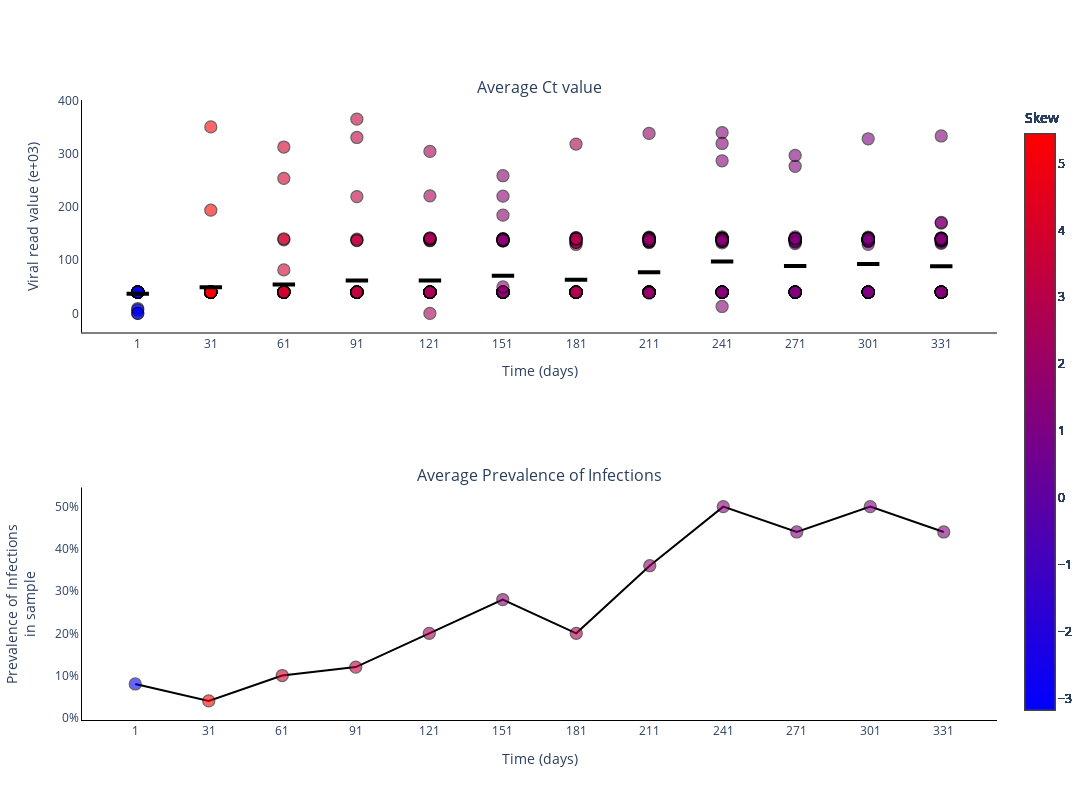

Notebook code for this chart:
### Markdown cell above
### Plot Ct values for different experiments

### Code cell
fig = go.Figure()
fig = make_subplots(rows=2, cols=1, subplot_titles=('Average Ct value', 'Average Prevalence of Infections'))

skews = skew(vr_values[0, :, :], axis=1)
print(skews)

for _ in range(sample_size):
    fig.add_trace(
        go.Scatter(
            y=vr_values[0, :, _].tolist(),
            x=sample_points,
            mode='markers',
            name='Average Ct value',
            marker_line=dict(width=1.25, color='black'),
            marker_color=skews,
            marker_colorscale='BlueRed',
            marker_colorbar_title=dict(
                text='Skew',
                side='top'),
            marker_size=12,
            marker_opacity=0.6,
            marker_showscale=True,
            showlegend=False,
        ),
        row=1,
        col=1
    )

fig.add_trace(
    go.Scatter(
        y=np.mean(vr_values[0, :, :], axis=1).tolist(),
        x=sample_points,
        mode='markers',
        name='Median Ct value',
        marker_color='black',
        marker_line=dict(width=4, color='black'),
        marker_symbol='line-ew',
        marker_size=16,
        showlegend=False,
    ),
    row=1,
    col=1
)

fig.add_trace(
    go.Scatter(
        y=(infec[0, :]/sample_size).tolist(),
        x=sample_points,
        mode='lines+markers',
        connectgaps=True,
        name='Average Prevalence of Infections',
        marker_line=dict(width=1.25, color='black'),
        marker_color=skews,
        marker_colorscale='BlueRed',
        marker_colorbar_title=dict(
            text='Skew',
            side='top'),
        marker_opacity=0.6,
        marker_size=12,
        marker_showscale=True,
        line_color='black',
        showlegend=False,
    ),
    row=2,
    col=1
)

# Add axis labels
fig.update_layout(
    width=1100, 
    height=800,
    plot_bgcolor='white',
    xaxis=dict(
        linecolor='black',
        tickvals=sample_points.tolist(),
        title = 'Time (days)'
        ),
    yaxis=dict(
        linecolor='black',
        title = 'Viral read value (e+03)'),
    xaxis2=dict(
        linecolor='black',
        tickvals=sample_points.tolist(),
        title = 'Time (days)'
        ),
    yaxis2=dict(
        linecolor='black',
        tickformat = '.0%',
        title = 'Prevalence of Infections<br>in sample')
    #legend=dict(
    #    orientation="h",
    #    yanchor="bottom",
    #    y=1.02,
    #    xanchor="right",
    #    x=1
    #)
    )

fig.write_image('images/Viral_read_values.pdf')
fig.show()

### Figure 1 — Plotly figure (JSON) as saved in the notebook; plotly's stock layout.template omitted (floating-point values rounded to 4 significant figures)
{"data": [{"marker": {"color": [-3.167, 5.44, 3.911, 3.397, 2.559, 1.631, 2.788, 1.907, 1.421, 1.196, 1.115, 1.312], "colorbar": {"title": {"side": "top", "text": "Skew"}}, "colorscale": [[0, "rgb(0,0,255)"], [1, "rgb(255,0,0)"]], "line": {"color": "black", "width": 1.25}, "opacity": 0.6, "showscale": true, "size": 12}, "mode": "markers", "name": "Average Ct value", "showlegend": false, "type": "scatter", "x": [1, 31, 61, 91, 121, 151, 181, 211, 241, 271, 301, 331], "xaxis": "x", "y": [40, 40, 40, 40, 40, 40, 40, 40, 40, 40, 40, 40], "yaxis": "y"}, {"marker": {"color": [-3.167, 5.44, 3.911, 3.397, 2.559, 1.631, 2.788, 1.907, 1.421, 1.196, 1.115, 1.312], "colorbar": {"title": {"side": "top", "text": "Skew"}}, "colorscale": [[0, "rgb(0,0,255)"], [1, "rgb(255,0,0)"]], "line": {"color": "black", "width": 1.25}, "opacity": 0.6, "showscale": true, "size": 12}, "mode": "markers", "name": "Average Ct value", "showlegend": false, "type": "scatter", "x": [1, 31, 61, 91, 121, 151, 181, 211, 241, 271, 301, 331], "xaxis": "x", "y": [40, 40, 40, 40, 40, 40, 40, 40, 40, 40, 40, 40], "yaxis": "y"}, {"marker": {"color": [-3.167, 5.44, 3.911, 3.397, 2.559, 1.631, 2.788, 1.907, 1.421, 1.196, 1.115, 1.312], "colorbar": {"title": {"side": "top", "text": "Skew"}}, "colorscale": [[0, "rgb(0,0,255)"], [1, "rgb(255,0,0)"]], "line": {"color": "black", "width": 1.25}, "opacity": 0.6, "showscale": true, "size": 12}, "mode": "markers", "name": "Average Ct value", "showlegend": false, "type": "scatter", "x": [1, 31, 61, 91, 121, 151, 181, 211, 241, 271, 301, 331], "xaxis": "x", "y": [40, 40, 40, 40, 40, 40, 40, 40, 40, 40, 40, 40], "yaxis": "y"}, {"marker": {"color": [-3.167, 5.44, 3.911, 3.397, 2.559, 1.631, 2.788, 1.907, 1.421, 1.196, 1.115, 1.312], "colorbar": {"title": {"side": "top", "text": "Skew"}}, "colorscale": [[0, "rgb(0,0,255)"], [1, "rgb(255,0,0)"]], "line": {"color": "black", "width": 1.25}, "opacity": 0.6, "showscale": true, "size": 12}, "mode": "markers", "name": "Average Ct value", "showlegend": false, "type": "scatter", "x": [1, 31, 61, 91, 121, 151, 181, 211, 241, 271, 301, 331], "xaxis": "x", "y": [40, 40, 40, 40, 40, 40, 40, 40, 40, 40, 40, 40], "yaxis": "y"}, {"marker": {"color": [-3.167, 5.44, 3.911, 3.397, 2.559, 1.631, 2.788, 1.907, 1.421, 1.196, 1.115, 1.312], "colorbar": {"title": {"side": "top", "text": "Skew"}}, "colorscale": [[0, "rgb(0,0,255)"], [1, "rgb(255,0,0)"]], "line": {"color": "black", "width": 1.25}, "opacity": 0.6, "showscale": true, "size": 12}, "mode": "markers", "name": "Average Ct value", "showlegend": false, "type": "scatter", "x": [1, 31, 61, 91, 121, 151, 181, 211, 241, 271, 301, 331], "xaxis": "x", "y": [40, 40, 40, 40, 40, 40, 40, 40, 40, 40, 40, 40], "yaxis": "y"}, {"marker": {"color": [-3.167, 5.44, 3.911, 3.397, 2.559, 1.631, 2.788, 1.907, 1.421, 1.196, 1.115, 1.312], "colorbar": {"title": {"side": "top", "text": "Skew"}}, "colorscale": [[0, "rgb(0,0,255)"], [1, "rgb(255,0,0)"]], "line": {"color": "black", "width": 1.25}, "opacity": 0.6, "showscale": true, "size": 12}, "mode": "markers", "name": "Average Ct value", "showlegend": false, "type": "scatter", "x": [1, 31, 61, 91, 121, 151, 181, 211, 241, 271, 301, 331], "xaxis": "x", "y": [40, 40, 40, 40, 40, 40, 40, 40, 40, 40, 40, 40], "yaxis": "y"}, {"marker": {"color": [-3.167, 5.44, 3.911, 3.397, 2.559, 1.631, 2.788, 1.907, 1.421, 1.196, 1.115, 1.312], "colorbar": {"title": {"side": "top", "text": "Skew"}}, "colorscale": [[0, "rgb(0,0,255)"], [1, "rgb(255,0,0)"]], "line": {"color": "black", "width": 1.25}, "opacity": 0.6, "showscale": true, "size": 12}, "mode": "markers", "name": "Average Ct value", "showlegend": false, "type": "scatter", "x": [1, 31, 61, 91, 121, 151, 181, 211, 241, 271, 301, 331], "xaxis": "x", "y": [40, 40, 40, 40, 40, 40, 40, 40, 40, 40, 40, 40], "yaxis": "y"}, {"marker": {"color": [-3.167, 5.44, 3.911, 3.397, 2.559, 1.631, 2.788, 1.907, 1.421, 1.196, 1.115, 1.312], "colorbar": {"title": {"side": "top", "text": "Skew"}}, "colorscale": [[0, "rgb(0,0,255)"], [1, "rgb(255,0,0)"]], "line": {"color": "black", "width": 1.25}, "opacity": 0.6, "showscale": true, "size": 12}, "mode": "markers", "name": "Average Ct value", "showlegend": false, "type": "scatter", "x": [1, 31, 61, 91, 121, 151, 181, 211, 241, 271, 301, 331], "xaxis": "x", "y": [40, 40, 40, 40, 40, 40, 40, 40, 40, 40, 40, 40], "yaxis": "y"}, {"marker": {"color": [-3.167, 5.44, 3.911, 3.397, 2.559, 1.631, 2.788, 1.907, 1.421, 1.196, 1.115, 1.312], "colorbar": {"title": {"side": "top", "text": "Skew"}}, "colorscale": [[0, "rgb(0,0,255)"], [1, "rgb(255,0,0)"]], "line": {"color": "black", "width": 1.25}, "opacity": 0.6, "showscale": true, "size": 12}, "mode": "markers", "name": "Average Ct value", "showlegend": false, "type": "scatter", "x": [1, 31, 61, 91, 121, 151, 181, 211, 241, 271, 301, 331], "xaxis": "x", "y": [40, 40, 40, 40, 40, 40, 40, 40, 40, 40, 40, 40], "yaxis": "y"}, {"marker": {"color": [-3.167, 5.44, 3.911, 3.397, 2.559, 1.631, 2.788, 1.907, 1.421, 1.196, 1.115, 1.312], "colorbar": {"title": {"side": "top", "text": "Skew"}}, "colorscale": [[0, "rgb(0,0,255)"], [1, "rgb(255,0,0)"]], "line": {"color": "black", "width": 1.25}, "opacity": 0.6, "showscale": true, "size": 12}, "mode": "markers", "name": "Average Ct value", "showlegend": false, "type": "scatter", "x": [1, 31, 61, 91, 121, 151, 181, 211, 241, 271, 301, 331], "xaxis": "x", "y": [40, 40, 40, 40, 40, 40, 40, 40, 40, 40, 40, 40], "yaxis": "y"}, {"marker": {"color": [-3.167, 5.44, 3.911, 3.397, 2.559, 1.631, 2.788, 1.907, 1.421, 1.196, 1.115, 1.312], "colorbar": {"title": {"side": "top", "text": "Skew"}}, "colorscale": [[0, "rgb(0,0,255)"], [1, "rgb(255,0,0)"]], "line": {"color": "black", "width": 1.25}, "opacity": 0.6, "showscale": true, "size": 12}, "mode": "markers", "name": "Average Ct value", "showlegend": false, "type": "scatter", "x": [1, 31, 61, 91, 121, 151, 181, 211, 241, 271, 301, 331], "xaxis": "x", "y": [40, 40, 40, 40, 40, 40, 40, 40, 40, 40, 40, 40], "yaxis": "y"}, {"marker": {"color": [-3.167, 5.44, 3.911, 3.397, 2.559, 1.631, 2.788, 1.907, 1.421, 1.196, 1.115, 1.312], "colorbar": {"title": {"side": "top", "text": "Skew"}}, "colorscale": [[0, "rgb(0,0,255)"], [1, "rgb(255,0,0)"]], "line": {"color": "black", "width": 1.25}, "opacity": 0.6, "showscale": true, "size": 12}, "mode": "markers", "name": "Average Ct value", "showlegend": false, "type": "scatter", "x": [1, 31, 61, 91, 121, 151, 181, 211, 241, 271, 301, 331], "xaxis": "x", "y": [40, 40, 40, 40, 40, 40, 40, 40, 40, 40, 40, 40], "yaxis": "y"}, {"marker": {"color": [-3.167, 5.44, 3.911, 3.397, 2.559, 1.631, 2.788, 1.907, 1.421, 1.196, 1.115, 1.312], "colorbar": {"title": {"side": "top", "text": "Skew"}}, "colorscale": [[0, "rgb(0,0,255)"], [1, "rgb(255,0,0)"]], "line": {"color": "black", "width": 1.25}, "opacity": 0.6, "showscale": true, "size": 12}, "mode": "markers", "name": "Average Ct value", "showlegend": false, "type": "scatter", "x": [1, 31, 61, 91, 121, 151, 181, 211, 241, 271, 301, 331], "xaxis": "x", "y": [40, 40, 40, 40, 40, 40, 40, 40, 40, 40, 40, 40], "yaxis": "y"}, {"marker": {"color": [-3.167, 5.44, 3.911, 3.397, 2.559, 1.631, 2.788, 1.907, 1.421, 1.196, 1.115, 1.312], "colorbar": {"title": {"side": "top", "text": "Skew"}}, "colorscale": [[0, "rgb(0,0,255)"], [1, "rgb(255,0,0)"]], "line": {"color": "black", "width": 1.25}, "opacity": 0.6, "showscale": true, "size": 12}, "mode": "markers", "name": "Average Ct value", "showlegend": false, "type": "scatter", "x": [1, 31, 61, 91, 121, 151, 181, 211, 241, 271, 301, 331], "xaxis": "x", "y": [40, 40, 40, 40, 40, 40, 40, 40, 40, 40, 40, 40], "yaxis": "y"}, {"marker": {"color": [-3.167, 5.44, 3.911, 3.397, 2.559, 1.631, 2.788, 1.907, 1.421, 1.196, 1.115, 1.312], "colorbar": {"title": {"side": "top", "text": "Skew"}}, "colorscale": [[0, "rgb(0,0,255)"], [1, "rgb(255,0,0)"]], "line": {"color": "black", "width": 1.25}, "opacity": 0.6, "showscale": true, "size": 12}, "mode": "markers", "name": "Average Ct value", "showlegend": false, "type": "scatter", "x": [1, 31, 61, 91, 121, 151, 181, 211, 241, 271, 301, 331], "xaxis": "x", "y": [40, 40, 40, 40, 40, 40, 40, 40, 40, 40, 40, 40], "yaxis": "y"}, {"marker": {"color": [-3.167, 5.44, 3.911, 3.397, 2.559, 1.631, 2.788, 1.907, 1.421, 1.196, 1.115, 1.312], "colorbar": {"title": {"side": "top", "text": "Skew"}}, "colorscale": [[0, "rgb(0,0,255)"], [1, "rgb(255,0,0)"]], "line": {"color": "black", "width": 1.25}, "opacity": 0.6, "showscale": true, "size": 12}, "mode": "markers", "name": "Average Ct value", "showlegend": false, "type": "scatter", "x": [1, 31, 61, 91, 121, 151, 181, 211, 241, 271, 301, 331], "xaxis": "x", "y": [40, 40, 40, 40, 40, 40, 40, 40, 40, 40, 40, 40], "yaxis": "y"}, {"marker": {"color": [-3.167, 5.44, 3.911, 3.397, 2.559, 1.631, 2.788, 1.907, 1.421, 1.196, 1.115, 1.312], "colorbar": {"title": {"side": "top", "text": "Skew"}}, "colorscale": [[0, "rgb(0,0,255)"], [1, "rgb(255,0,0)"]], "line": {"color": "black", "width": 1.25}, "opacity": 0.6, "showscale": true, "size": 12}, "mode": "markers", "name": "Average Ct value", "showlegend": false, "type": "scatter", "x": [1, 31, 61, 91, 121, 151, 181, 211, 241, 271, 301, 331], "xaxis": "x", "y": [40, 40, 40, 40, 40, 40, 40, 40, 40, 40, 40, 40], "yaxis": "y"}, {"marker": {"color": [-3.167, 5.44, 3.911, 3.397, 2.559, 1.631, 2.788, 1.907, 1.421, 1.196, 1.115, 1.312], "colorbar": {"title": {"side": "top", "text": "Skew"}}, "colorscale": [[0, "rgb(0,0,255)"], [1, "rgb(255,0,0)"]], "line": {"color": "black", "width": 1.25}, "opacity": 0.6, "showscale": true, "size": 12}, "mode": "markers", "name": "Average Ct value", "showlegend": false, "type": "scatter", "x": [1, 31, 61, 91, 121, 151, 181, 211, 241, 271, 301, 331], "xaxis": "x", "y": [40, 40, 40, 40, 40, 40, 40, 40, 40, 40, 40, 40], "yaxis": "y"}, {"marker": {"color": [-3.167, 5.44, 3.911, 3.397, 2.559, 1.631, 2.788, 1.907, 1.421, 1.196, 1.115, 1.312], "colorbar": {"title": {"side": "top", "text": "Skew"}}, "colorscale": [[0, "rgb(0,0,255)"], [1, "rgb(255,0,0)"]], "line": {"color": "black", "width": 1.25}, "opacity": 0.6, "showscale": true, "size": 12}, "mode": "markers", "name": "Average Ct value", "showlegend": false, "type": "scatter", "x": [1, 31, 61, 91, 121, 151, 181, 211, 241, 271, 301, 331], "xaxis": "x", "y": [40, 40, 40, 40, 40, 40, 40, 40, 40, 40, 40, 40], "yaxis": "y"}, {"marker": {"color": [-3.167, 5.44, 3.911, 3.397, 2.559, 1.631, 2.788, 1.907, 1.421, 1.196, 1.115, 1.312], "colorbar": {"title": {"side": "top", "text": "Skew"}}, "colorscale": [[0, "rgb(0,0,255)"], [1, "rgb(255,0,0)"]], "line": {"color": "black", "width": 1.25}, "opacity": 0.6, "showscale": true, "size": 12}, "mode": "markers", "name": "Average Ct value", "showlegend": false, "type": "scatter", "x": [1, 31, 61, 91, 121, 151, 181, 211, 241, 271, 301, 331], "xaxis": "x", "y": [40, 40, 40, 40, 40, 40, 40, 40, 40, 40, 40, 40], "yaxis": "y"}, {"marker": {"color": [-3.167, 5.44, 3.911, 3.397, 2.559, 1.631, 2.788, 1.907, 1.421, 1.196, 1.115, 1.312], "colorbar": {"title": {"side": "top", "text": "Skew"}}, "colorscale": [[0, "rgb(0,0,255)"], [1, "rgb(255,0,0)"]], "line": {"color": "black", "width": 1.25}, "opacity": 0.6, "showscale": true, "size": 12}, "mode": "markers", "name": "Average Ct value", "showlegend": false, "type": "scatter", "x": [1, 31, 61, 91, 121, 151, 181, 211, 241, 271, 301, 331], "xaxis": "x", "y": [40, 40, 40, 40, 40, 40, 40, 40, 40, 40, 40, 40], "yaxis": "y"}, {"marker": {"color": [-3.167, 5.44, 3.911, 3.397, 2.559, 1.631, 2.788, 1.907, 1.421, 1.196, 1.115, 1.312], "colorbar": {"title": {"side": "top", "text": "Skew"}}, "colorscale": [[0, "rgb(0,0,255)"], [1, "rgb(255,0,0)"]], "line": {"color": "black", "width": 1.25}, "opacity": 0.6, "showscale": true, "size": 12}, "mode": "markers", "name": "Average Ct value", "showlegend": false, "type": "scatter", "x": [1, 31, 61, 91, 121, 151, 181, 211, 241, 271, 301, 331], "xaxis": "x", "y": [40, 40, 40, 40, 40, 40, 40, 40, 40, 40, 40, 40], "yaxis": "y"}, {"marker": {"color": [-3.167, 5.44, 3.911, 3.397, 2.559, 1.631, 2.788, 1.907, 1.421, 1.196, 1.115, 1.312], "colorbar": {"title": {"side": "top", "text": "Skew"}}, "colorscale": [[0, "rgb(0,0,255)"], [1, "rgb(255,0,0)"]], "line": {"color": "black", "width": 1.25}, "opacity": 0.6, "showscale": true, "size": 12}, "mode": "markers", "name": "Average Ct value", "showlegend": false, "type": "scatter", "x": [1, 31, 61, 91, 121, 151, 181, 211, 241, 271, 301, 331], "xaxis": "x", "y": [40, 40, 40, 40, 40, 40, 40, 40, 40, 40, 40, 40], "yaxis": "y"}, {"marker": {"color": [-3.167, 5.44, 3.911, 3.397, 2.559, 1.631, 2.788, 1.907, 1.421, 1.196, 1.115, 1.312], "colorbar": {"title": {"side": "top", "text": "Skew"}}, "colorscale": [[0, "rgb(0,0,255)"], [1, "rgb(255,0,0)"]], "line": {"color": "black", "width": 1.25}, "opacity": 0.6, "showscale": true, "size": 12}, "mode": "markers", "name": "Average Ct value", "showlegend": false, "type": "scatter", "x": [1, 31, 61, 91, 121, 151, 181, 211, 241, 271, 301, 331], "xaxis": "x", "y": [40, 40, 40, 40, 40, 40, 40, 40, 40, 40, 40, 40], "yaxis": "y"}, {"marker": {"color": [-3.167, 5.44, 3.911, 3.397, 2.559, 1.631, 2.788, 1.907, 1.421, 1.196, 1.115, 1.312], "colorbar": {"title": {"side": "top", "text": "Skew"}}, "colorscale": [[0, "rgb(0,0,255)"], [1, "rgb(255,0,0)"]], "line": {"color": "black", "width": 1.25}, "opacity": 0.6, "showscale": true, "size": 12}, "mode": "markers", "name": "Average Ct value", "showlegend": false, "type": "scatter", "x": [1, 31, 61, 91, 121, 151, 181, 211, 241, 271, 301, 331], "xaxis": "x", "y": [40, 40, 40, 40, 40, 40, 40, 40, 40, 40, 40, 40], "yaxis": "y"}, {"marker": {"color": [-3.167, 5.44, 3.911, 3.397, 2.559, 1.631, 2.788, 1.907, 1.421, 1.196, 1.115, 1.312], "colorbar": {"title": {"side": "top", "text": "Skew"}}, "colorscale": [[0, "rgb(0,0,255)"], [1, "rgb(255,0,0)"]], "line": {"color": "black", "width": 1.25}, "opacity": 0.6, "showscale": true, "size": 12}, "mode": "markers", "name": "Average Ct value", "showlegend": false, "type": "scatter", "x": [1, 31, 61, 91, 121, 151, 181, 211, 241, 271, 301, 331], "xaxis": "x", "y": [40, 40, 40, 40, 40, 40, 40, 40, 132.6, 40, 136.9, 40], "yaxis": "y"}, {"marker": {"color": [-3.167, 5.44, 3.911, 3.397, 2.559, 1.631, 2.788, 1.907, 1.421, 1.196, 1.115, 1.312], "colorbar": {"title": {"side": "top", "text": "Skew"}}, "colorscale": [[0, "rgb(0,0,255)"], [1, "rgb(255,0,0)"]], "line": {"color": "black", "width": 1.25}, "opacity": 0.6, "showscale": true, "size": 12}, "mode": "markers", "name": "Average Ct value", "showlegend": false, "type": "scatter", "x": [1, 31, 61, 91, 121, 151, 181, 211, 241, 271, 301, 331], "xaxis": "x", "y": [40, 40, 40, 40, 40, 40, 40, 40, 138.7, 40, 137.2, 40], "yaxis": "y"}, {"marker": {"color": [-3.167, 5.44, 3.911, 3.397, 2.559, 1.631, 2.788, 1.907, 1.421, 1.196, 1.115, 1.312], "colorbar": {"title": {"side": "top", "text": "Skew"}}, "colorscale": [[0, "rgb(0,0,255)"], [1, "rgb(255,0,0)"]], "line": {"color": "black", "width": 1.25}, "opacity": 0.6, "showscale": true, "size": 12}, "mode": "markers", "name": "Average Ct value", "showlegend": false, "type": "scatter", "x": [1, 31, 61, 91, 121, 151, 181, 211, 241, 271, 301, 331], "xaxis": "x", "y": [40, 40, 40, 40, 40, 40, 40, 40, 143.8, 40, 142.0, 40], "yaxis": "y"}, {"marker": {"color": [-3.167, 5.44, 3.911, 3.397, 2.559, 1.631, 2.788, 1.907, 1.421, 1.196, 1.115, 1.312], "colorbar": {"title": {"side": "top", "text": "Skew"}}, "colorscale": [[0, "rgb(0,0,255)"], [1, "rgb(255,0,0)"]], "line": {"color": "black", "width": 1.25}, "opacity": 0.6, "showscale": true, "size": 12}, "mode": "markers", "name": "Average Ct value", "showlegend": false, "type": "scatter", "x": [1, 31, 61, 91, 121, 151, 181, 211, 241, 271, 301, 331], "xaxis": "x", "y": [40, 40, 40, 40, 40, 40, 40, 40, 136.6, 138.7, 139.2, 140.0], "yaxis": "y"}, {"marker": {"color": [-3.167, 5.44, 3.911, 3.397, 2.559, 1.631, 2.788, 1.907, 1.421, 1.196, 1.115, 1.312], "colorbar": {"title": {"side": "top", "text": "Skew"}}, "colorscale": [[0, "rgb(0,0,255)"], [1, "rgb(255,0,0)"]], "line": {"color": "black", "width": 1.25}, "opacity": 0.6, "showscale": true, "size": 12}, "mode": "markers", "name": "Average Ct value", "showlegend": false, "type": "scatter", "x": [1, 31, 61, 91, 121, 151, 181, 211, 241, 271, 301, 331], "xaxis": "x", "y": [40, 40, 40, 40, 40, 40, 40, 40, 141.4, 276.9, 139.9, 139.7], "yaxis": "y"}, {"marker": {"color": [-3.167, 5.44, 3.911, 3.397, 2.559, 1.631, 2.788, 1.907, 1.421, 1.196, 1.115, 1.312], "colorbar": {"title": {"side": "top", "text": "Skew"}}, "colorscale": [[0, "rgb(0,0,255)"], [1, "rgb(255,0,0)"]], "line": {"color": "black", "width": 1.25}, "opacity": 0.6, "showscale": true, "size": 12}, "mode": "markers", "name": "Average Ct value", "showlegend": false, "type": "scatter", "x": [1, 31, 61, 91, 121, 151, 181, 211, 241, 271, 301, 331], "xaxis": "x", "y": [40, 40, 40, 40, 40, 40, 40, 40, 140.0, 141.0, 140.3, 133.5], "yaxis": "y"}, {"marker": {"color": [-3.167, 5.44, 3.911, 3.397, 2.559, 1.631, 2.788, 1.907, 1.421, 1.196, 1.115, 1.312], "colorbar": {"title": {"side": "top", "text": "Skew"}}, "colorscale": [[0, "rgb(0,0,255)"], [1, "rgb(255,0,0)"]], "line": {"color": "black", "width": 1.25}, "opacity": 0.6, "showscale": true, "size": 12}, "mode": "markers", "name": "Average Ct value", "showlegend": false, "type": "scatter", "x": [1, 31, 61, 91, 121, 151, 181, 211, 241, 271, 301, 331], "xaxis": "x", "y": [40, 40, 40, 40, 40, 40, 40, 40, 138.0, 138.1, 136.8, 135.8], "yaxis": "y"}, {"marker": {"color": [-3.167, 5.44, 3.911, 3.397, 2.559, 1.631, 2.788, 1.907, 1.421, 1.196, 1.115, 1.312], "colorbar": {"title": {"side": "top", "text": "Skew"}}, "colorscale": [[0, "rgb(0,0,255)"], [1, "rgb(255,0,0)"]], "line": {"color": "black", "width": 1.25}, "opacity": 0.6, "showscale": true, "size": 12}, "mode": "markers", "name": "Average Ct value", "showlegend": false, "type": "scatter", "x": [1, 31, 61, 91, 121, 151, 181, 211, 241, 271, 301, 331], "xaxis": "x", "y": [40, 40, 40, 40, 40, 40, 40, 141.5, 141.4, 138.9, 136.5, 142.2], "yaxis": "y"}, {"marker": {"color": [-3.167, 5.44, 3.911, 3.397, 2.559, 1.631, 2.788, 1.907, 1.421, 1.196, 1.115, 1.312], "colorbar": {"title": {"side": "top", "text": "Skew"}}, "colorscale": [[0, "rgb(0,0,255)"], [1, "rgb(255,0,0)"]], "line": {"color": "black", "width": 1.25}, "opacity": 0.6, "showscale": true, "size": 12}, "mode": "markers", "name": "Average Ct value", "showlegend": false, "type": "scatter", "x": [1, 31, 61, 91, 121, 151, 181, 211, 241, 271, 301, 331], "xaxis": "x", "y": [40, 40, 40, 40, 40, 40, 40, 139.3, 138.3, 139.7, 139.2, 136.6], "yaxis": "y"}, {"marker": {"color": [-3.167, 5.44, 3.911, 3.397, 2.559, 1.631, 2.788, 1.907, 1.421, 1.196, 1.115, 1.312], "colorbar": {"title": {"side": "top", "text": "Skew"}}, "colorscale": [[0, "rgb(0,0,255)"], [1, "rgb(255,0,0)"]], "line": {"color": "black", "width": 1.25}, "opacity": 0.6, "showscale": true, "size": 12}, "mode": "markers", "name": "Average Ct value", "showlegend": false, "type": "scatter", "x": [1, 31, 61, 91, 121, 151, 181, 211, 241, 271, 301, 331], "xaxis": "x", "y": [40, 40, 40, 40, 40, 40, 40, 138.1, 140.7, 140.1, 143.4, 140.1], "yaxis": "y"}, {"marker": {"color": [-3.167, 5.44, 3.911, 3.397, 2.559, 1.631, 2.788, 1.907, 1.421, 1.196, 1.115, 1.312], "colorbar": {"title": {"side": "top", "text": "Skew"}}, "colorscale": [[0, "rgb(0,0,255)"], [1, "rgb(255,0,0)"]], "line": {"color": "black", "width": 1.25}, "opacity": 0.6, "showscale": true, "size": 12}, "mode": "markers", "name": "Average Ct value", "showlegend": false, "type": "scatter", "x": [1, 31, 61, 91, 121, 151, 181, 211, 241, 271, 301, 331], "xaxis": "x", "y": [40, 40, 40, 40, 40, 40, 40, 143.4, 138.0, 138.2, 141.2, 139.4], "yaxis": "y"}, {"marker": {"color": [-3.167, 5.44, 3.911, 3.397, 2.559, 1.631, 2.788, 1.907, 1.421, 1.196, 1.115, 1.312], "colorbar": {"title": {"side": "top", "text": "Skew"}}, "colorscale": [[0, "rgb(0,0,255)"], [1, "rgb(255,0,0)"]], "line": {"color": "black", "width": 1.25}, "opacity": 0.6, "showscale": true, "size": 12}, "mode": "markers", "name": "Average Ct value", "showlegend": false, "type": "scatter", "x": [1, 31, 61, 91, 121, 151, 181, 211, 241, 271, 301, 331], "xaxis": "x", "y": [40, 40, 40, 40, 40, 140.8, 40, 133.1, 340.2, 136.2, 135.9, 141.3], "yaxis": "y"}, {"marker": {"color": [-3.167, 5.44, 3.911, 3.397, 2.559, 1.631, 2.788, 1.907, 1.421, 1.196, 1.115, 1.312], "colorbar": {"title": {"side": "top", "text": "Skew"}}, "colorscale": [[0, "rgb(0,0,255)"], [1, "rgb(255,0,0)"]], "line": {"color": "black", "width": 1.25}, "opacity": 0.6, "showscale": true, "size": 12}, "mode": "markers", "name": "Average Ct value", "showlegend": false, "type": "scatter", "x": [1, 31, 61, 91, 121, 151, 181, 211, 241, 271, 301, 331], "xaxis": "x", "y": [40, 40, 40, 40, 40, 140.2, 40, 139.9, 319.8, 138.7, 135.1, 139.3], "yaxis": "y"}, {"marker": {"color": [-3.167, 5.44, 3.911, 3.397, 2.559, 1.631, 2.788, 1.907, 1.421, 1.196, 1.115, 1.312], "colorbar": {"title": {"side": "top", "text": "Skew"}}, "colorscale": [[0, "rgb(0,0,255)"], [1, "rgb(255,0,0)"]], "line": {"color": "black", "width": 1.25}, "opacity": 0.6, "showscale": true, "size": 12}, "mode": "markers", "name": "Average Ct value", "showlegend": false, "type": "scatter", "x": [1, 31, 61, 91, 121, 151, 181, 211, 241, 271, 301, 331], "xaxis": "x", "y": [40, 40, 40, 40, 40, 136.6, 40, 140.5, 140.5, 139.3, 137.8, 170.0], "yaxis": "y"}, {"marker": {"color": [-3.167, 5.44, 3.911, 3.397, 2.559, 1.631, 2.788, 1.907, 1.421, 1.196, 1.115, 1.312], "colorbar": {"title": {"side": "top", "text": "Skew"}}, "colorscale": [[0, "rgb(0,0,255)"], [1, "rgb(255,0,0)"]], "line": {"color": "black", "width": 1.25}, "opacity": 0.6, "showscale": true, "size": 12}, "mode": "markers", "name": "Average Ct value", "showlegend": false, "type": "scatter", "x": [1, 31, 61, 91, 121, 151, 181, 211, 241, 271, 301, 331], "xaxis": "x", "y": [40, 40, 40, 40, 40, 136.7, 40, 138.0, 136.3, 140.2, 137.7, 131.7], "yaxis": "y"}, {"marker": {"color": [-3.167, 5.44, 3.911, 3.397, 2.559, 1.631, 2.788, 1.907, 1.421, 1.196, 1.115, 1.312], "colorbar": {"title": {"side": "top", "text": "Skew"}}, "colorscale": [[0, "rgb(0,0,255)"], [1, "rgb(255,0,0)"]], "line": {"color": "black", "width": 1.25}, "opacity": 0.6, "showscale": true, "size": 12}, "mode": "markers", "name": "Average Ct value", "showlegend": false, "type": "scatter", "x": [1, 31, 61, 91, 121, 151, 181, 211, 241, 271, 301, 331], "xaxis": "x", "y": [40, 40, 40, 40, 137.5, 138.7, 129.7, 142.3, 135.7, 141.1, 139.0, 140.3], "yaxis": "y"}, {"marker": {"color": [-3.167, 5.44, 3.911, 3.397, 2.559, 1.631, 2.788, 1.907, 1.421, 1.196, 1.115, 1.312], "colorbar": {"title": {"side": "top", "text": "Skew"}}, "colorscale": [[0, "rgb(0,0,255)"], [1, "rgb(255,0,0)"]], "line": {"color": "black", "width": 1.25}, "opacity": 0.6, "showscale": true, "size": 12}, "mode": "markers", "name": "Average Ct value", "showlegend": false, "type": "scatter", "x": [1, 31, 61, 91, 121, 151, 181, 211, 241, 271, 301, 331], "xaxis": "x", "y": [40, 40, 40, 40, 221.2, 139.7, 140.1, 142.3, 141.5, 144.0, 139.2, 333.9], "yaxis": "y"}, {"marker": {"color": [-3.167, 5.44, 3.911, 3.397, 2.559, 1.631, 2.788, 1.907, 1.421, 1.196, 1.115, 1.312], "colorbar": {"title": {"side": "top", "text": "Skew"}}, "colorscale": [[0, "rgb(0,0,255)"], [1, "rgb(255,0,0)"]], "line": {"color": "black", "width": 1.25}, "opacity": 0.6, "showscale": true, "size": 12}, "mode": "markers", "name": "Average Ct value", "showlegend": false, "type": "scatter", "x": [1, 31, 61, 91, 121, 151, 181, 211, 241, 271, 301, 331], "xaxis": "x", "y": [40, 40, 40, 40, 139.4, 139.5, 136.6, 135.6, 138.6, 135.8, 140.2, 139.7], "yaxis": "y"}, {"marker": {"color": [-3.167, 5.44, 3.911, 3.397, 2.559, 1.631, 2.788, 1.907, 1.421, 1.196, 1.115, 1.312], "colorbar": {"title": {"side": "top", "text": "Skew"}}, "colorscale": [[0, "rgb(0,0,255)"], [1, "rgb(255,0,0)"]], "line": {"color": "black", "width": 1.25}, "opacity": 0.6, "showscale": true, "size": 12}, "mode": "markers", "name": "Average Ct value", "showlegend": false, "type": "scatter", "x": [1, 31, 61, 91, 121, 151, 181, 211, 241, 271, 301, 331], "xaxis": "x", "y": [40, 40, 40, 40, 304.8, 220.6, 142.6, 338.7, 140.6, 131.5, 141.8, 137.3], "yaxis": "y"}, {"marker": {"color": [-3.167, 5.44, 3.911, 3.397, 2.559, 1.631, 2.788, 1.907, 1.421, 1.196, 1.115, 1.312], "colorbar": {"title": {"side": "top", "text": "Skew"}}, "colorscale": [[0, "rgb(0,0,255)"], [1, "rgb(255,0,0)"]], "line": {"color": "black", "width": 1.25}, "opacity": 0.6, "showscale": true, "size": 12}, "mode": "markers", "name": "Average Ct value", "showlegend": false, "type": "scatter", "x": [1, 31, 61, 91, 121, 151, 181, 211, 241, 271, 301, 331], "xaxis": "x", "y": [40, 40, 40, 219.8, 139.5, 136.4, 133.6, 134.4, 139.9, 139.8, 141.0, 141.2], "yaxis": "y"}, {"marker": {"color": [-3.167, 5.44, 3.911, 3.397, 2.559, 1.631, 2.788, 1.907, 1.421, 1.196, 1.115, 1.312], "colorbar": {"title": {"side": "top", "text": "Skew"}}, "colorscale": [[0, "rgb(0,0,255)"], [1, "rgb(255,0,0)"]], "line": {"color": "black", "width": 1.25}, "opacity": 0.6, "showscale": true, "size": 12}, "mode": "markers", "name": "Average Ct value", "showlegend": false, "type": "scatter", "x": [1, 31, 61, 91, 121, 151, 181, 211, 241, 271, 301, 331], "xaxis": "x", "y": [40, 40, 313.1, 138.0, 0, 137.0, 142.3, 139.8, 13.01, 137.9, 136.0, 136.7], "yaxis": "y"}, {"marker": {"color": [-3.167, 5.44, 3.911, 3.397, 2.559, 1.631, 2.788, 1.907, 1.421, 1.196, 1.115, 1.312], "colorbar": {"title": {"side": "top", "text": "Skew"}}, "colorscale": [[0, "rgb(0,0,255)"], [1, "rgb(255,0,0)"]], "line": {"color": "black", "width": 1.25}, "opacity": 0.6, "showscale": true, "size": 12}, "mode": "markers", "name": "Average Ct value", "showlegend": false, "type": "scatter", "x": [1, 31, 61, 91, 121, 151, 181, 211, 241, 271, 301, 331], "xaxis": "x", "y": [0, 40, 254.2, 139.6, 136.7, 259.1, 133.7, 136.7, 141.3, 140.8, 129.9, 171.2], "yaxis": "y"}, {"marker": {"color": [-3.167, 5.44, 3.911, 3.397, 2.559, 1.631, 2.788, 1.907, 1.421, 1.196, 1.115, 1.312], "colorbar": {"title": {"side": "top", "text": "Skew"}}, "colorscale": [[0, "rgb(0,0,255)"], [1, "rgb(255,0,0)"]], "line": {"color": "black", "width": 1.25}, "opacity": 0.6, "showscale": true, "size": 12}, "mode": "markers", "name": "Average Ct value", "showlegend": false, "type": "scatter", "x": [1, 31, 61, 91, 121, 151, 181, 211, 241, 271, 301, 331], "xaxis": "x", "y": [9.104, 40, 81.8, 331.0, 141.8, 184.9, 318.7, 136.0, 287.2, 297.2, 328.6, 138.7], "yaxis": "y"}, {"marker": {"color": [-3.167, 5.44, 3.911, 3.397, 2.559, 1.631, 2.788, 1.907, 1.421, 1.196, 1.115, 1.312], "colorbar": {"title": {"side": "top", "text": "Skew"}}, "colorscale": [[0, "rgb(0,0,255)"], [1, "rgb(255,0,0)"]], "line": {"color": "black", "width": 1.25}, "opacity": 0.6, "showscale": true, "size": 12}, "mode": "markers", "name": "Average Ct value", "showlegend": false, "type": "scatter", "x": [1, 31, 61, 91, 121, 151, 181, 211, 241, 271, 301, 331], "xaxis": "x", "y": [6.423, 351.0, 138.5, 137.0, 139.8, 138.7, 139.5, 139.8, 135.1, 134.2, 137.2, 141.3], "yaxis": "y"}, {"marker": {"color": [-3.167, 5.44, 3.911, 3.397, 2.559, 1.631, 2.788, 1.907, 1.421, 1.196, 1.115, 1.312], "colorbar": {"title": {"side": "top", "text": "Skew"}}, "colorscale": [[0, "rgb(0,0,255)"], [1, "rgb(255,0,0)"]], "line": {"color": "black", "width": 1.25}, "opacity": 0.6, "showscale": true, "size": 12}, "mode": "markers", "name": "Average Ct value", "showlegend": false, "type": "scatter", "x": [1, 31, 61, 91, 121, 151, 181, 211, 241, 271, 301, 331], "xaxis": "x", "y": [0, 194.2, 140.5, 365.6, 141.5, 49.77, 140.1, 38.16, 137.9, 141.2, 140.9, 139.5], "yaxis": "y"}, {"marker": {"color": "black", "line": {"color": "black", "width": 4}, "size": 16, "symbol": "line-ew"}, "mode": "markers", "name": "Median Ct value", "showlegend": false, "type": "scatter", "x": [1, 31, 61, 91, 121, 151, 181, 211, 241, 271, 301, 331], "xaxis": "x", "y": [37.11, 49.3, 54.56, 61.82, 62.04, 70.78, 63.14, 77.55, 97.54, 89.39, 93.06, 88.59], "yaxis": "y"}, {"connectgaps": true, "line": {"color": "black"}, "marker": {"color": [-3.167, 5.44, 3.911, 3.397, 2.559, 1.631, 2.788, 1.907, 1.421, 1.196, 1.115, 1.312], "colorbar": {"title": {"side": "top", "text": "Skew"}}, "colorscale": [[0, "rgb(0,0,255)"], [1, "rgb(255,0,0)"]], "line": {"color": "black", "width": 1.25}, "opacity": 0.6, "showscale": true, "size": 12}, "mode": "lines+markers", "name": "Average Prevalence of Infections", "showlegend": false, "type": "scatter", "x": [1, 31, 61, 91, 121, 151, 181, 211, 241, 271, 301, 331], "xaxis": "x2", "y": [0.08, 0.04, 0.1, 0.12, 0.2, 0.28, 0.2, 0.36, 0.5, 0.44, 0.5, 0.44], "yaxis": "y2"}], "layout": {"annotations": [{"font": {"size": 16}, "showarrow": false, "text": "Average Ct value", "x": 0.5, "xanchor": "center", "xref": "paper", "y": 1, "yanchor": "bottom", "yref": "paper"}, {"font": {"size": 16}, "showarrow": false, "text": "Average Prevalence of Infections", "x": 0.5, "xanchor": "center", "xref": "paper", "y": 0.375, "yanchor": "bottom", "yref": "paper"}], "height": 800, "plot_bgcolor": "white", "width": 1100, "xaxis": {"anchor": "y", "domain": [0, 1], "linecolor": "black", "tickvals": [1, 31, 61, 91, 121, 151, 181, 211, 241, 271, 301, 331], "title": {"text": "Time (days)"}}, "xaxis2": {"anchor": "y2", "domain": [0, 1], "linecolor": "black", "tickvals": [1, 31, 61, 91, 121, 151, 181, 211, 241, 271, 301, 331], "title": {"text": "Time (days)"}}, "yaxis": {"anchor": "x", "domain": [0.625, 1], "linecolor": "black", "title": {"text": "Viral read value (e+03)"}}, "yaxis2": {"anchor": "x2", "domain": [0, 0.375], "linecolor": "black", "tickformat": ".0%", "title": {"text": "Prevalence of Infections<br>in sample"}}}}
